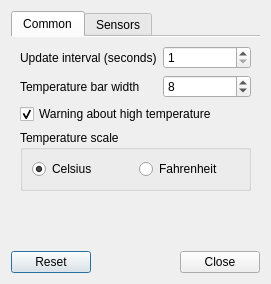
<?xml version="1.0" encoding="UTF-8"?>
<ui version="4.0">
 <class>LXQtSensorsConfiguration</class>
 <widget class="QDialog" name="LXQtSensorsConfiguration">
  <property name="geometry">
   <rect>
    <x>0</x>
    <y>0</y>
    <width>271</width>
    <height>284</height>
   </rect>
  </property>
  <property name="windowTitle">
   <string>Sensors Settings</string>
  </property>
  <layout class="QVBoxLayout" name="verticalLayout">
   <item>
    <widget class="QTabWidget" name="mainTabWidget">
     <property name="tabShape">
      <enum>QTabWidget::Rounded</enum>
     </property>
     <property name="currentIndex">
      <number>0</number>
     </property>
     <property name="documentMode">
      <bool>true</bool>
     </property>
     <widget class="QWidget" name="commonTab">
      <attribute name="title">
       <string>Common</string>
      </attribute>
      <layout class="QGridLayout" name="gridLayout">
       <item row="0" column="0">
        <widget class="QLabel" name="updateIntervalL">
         <property name="sizePolicy">
          <sizepolicy hsizetype="Preferred" vsizetype="Preferred">
           <horstretch>0</horstretch>
           <verstretch>0</verstretch>
          </sizepolicy>
         </property>
         <property name="text">
          <string>Update interval (seconds)</string>
         </property>
        </widget>
       </item>
       <item row="1" column="0">
        <widget class="QLabel" name="tempBarWidthL">
         <property name="text">
          <string>Temperature bar width</string>
         </property>
        </widget>
       </item>
       <item row="0" column="1">
        <widget class="QSpinBox" name="updateIntervalSB">
         <property name="enabled">
          <bool>true</bool>
         </property>
         <property name="accessibleName">
          <string/>
         </property>
         <property name="accessibleDescription">
          <string/>
         </property>
         <property name="suffix">
          <string/>
         </property>
         <property name="prefix">
          <string/>
         </property>
         <property name="minimum">
          <number>1</number>
         </property>
         <property name="maximum">
          <number>300</number>
         </property>
        </widget>
       </item>
       <item row="1" column="1">
        <widget class="QSpinBox" name="tempBarWidthSB">
         <property name="minimum">
          <number>1</number>
         </property>
         <property name="value">
          <number>8</number>
         </property>
        </widget>
       </item>
       <item row="5" column="0">
        <spacer name="verticalSpacer_2">
         <property name="orientation">
          <enum>Qt::Vertical</enum>
         </property>
         <property name="sizeHint" stdset="0">
          <size>
           <width>20</width>
           <height>40</height>
          </size>
         </property>
        </spacer>
       </item>
       <item row="3" column="0" colspan="2">
        <widget class="QGroupBox" name="tempScaleGB">
         <property name="title">
          <string>Temperature scale</string>
         </property>
         <layout class="QHBoxLayout" name="horizontalLayout">
          <item>
           <widget class="QRadioButton" name="celsiusTempScaleRB">
            <property name="text">
             <string>Celsius</string>
            </property>
            <property name="checked">
             <bool>true</bool>
            </property>
           </widget>
          </item>
          <item>
           <widget class="QRadioButton" name="fahrenheitTempScaleRB">
            <property name="text">
             <string>Fahrenheit</string>
            </property>
           </widget>
          </item>
         </layout>
         <zorder>fahrenheitTempScaleRB</zorder>
         <zorder>celsiusTempScaleRB</zorder>
        </widget>
       </item>
       <item row="2" column="0" colspan="2">
        <widget class="QCheckBox" name="warningAboutHighTemperatureChB">
         <property name="toolTip">
          <string>Blink progress bars when the temperature is too high</string>
         </property>
         <property name="layoutDirection">
          <enum>Qt::LeftToRight</enum>
         </property>
         <property name="text">
          <string>Warning about high temperature</string>
         </property>
         <property name="checked">
          <bool>true</bool>
         </property>
         <property name="tristate">
          <bool>false</bool>
         </property>
        </widget>
       </item>
      </layout>
     </widget>
     <widget class="QWidget" name="sensorsSettingsTab">
      <attribute name="title">
       <string>Sensors</string>
      </attribute>
      <layout class="QGridLayout" name="gridLayout_2">
       <item row="4" column="0">
        <widget class="QComboBox" name="detectedChipsCB">
         <property name="currentIndex">
          <number>-1</number>
         </property>
         <property name="frame">
          <bool>true</bool>
         </property>
        </widget>
       </item>
       <item row="3" column="0">
        <widget class="QLabel" name="detectedChipsL">
         <property name="text">
          <string>Detected chips:</string>
         </property>
        </widget>
       </item>
       <item row="5" column="0">
        <widget class="QLabel" name="chipFeaturesL">
         <property name="text">
          <string>Chip features:</string>
         </property>
        </widget>
       </item>
       <item row="6" column="0">
        <widget class="QTableWidget" name="chipFeaturesT">
         <property name="columnCount">
          <number>3</number>
         </property>
         <column/>
         <column/>
         <column/>
        </widget>
       </item>
      </layout>
     </widget>
    </widget>
   </item>
   <item>
    <widget class="QDialogButtonBox" name="buttons">
     <property name="orientation">
      <enum>Qt::Horizontal</enum>
     </property>
     <property name="standardButtons">
      <set>QDialogButtonBox::Close|QDialogButtonBox::Reset</set>
     </property>
    </widget>
   </item>
  </layout>
 </widget>
 <resources/>
 <connections>
  <connection>
   <sender>buttons</sender>
   <signal>accepted()</signal>
   <receiver>LXQtSensorsConfiguration</receiver>
   <slot>accept()</slot>
   <hints>
    <hint type="sourcelabel">
     <x>248</x>
     <y>254</y>
    </hint>
    <hint type="destinationlabel">
     <x>157</x>
     <y>274</y>
    </hint>
   </hints>
  </connection>
  <connection>
   <sender>buttons</sender>
   <signal>rejected()</signal>
   <receiver>LXQtSensorsConfiguration</receiver>
   <slot>reject()</slot>
   <hints>
    <hint type="sourcelabel">
     <x>316</x>
     <y>260</y>
    </hint>
    <hint type="destinationlabel">
     <x>286</x>
     <y>274</y>
    </hint>
   </hints>
  </connection>
 </connections>
</ui>
